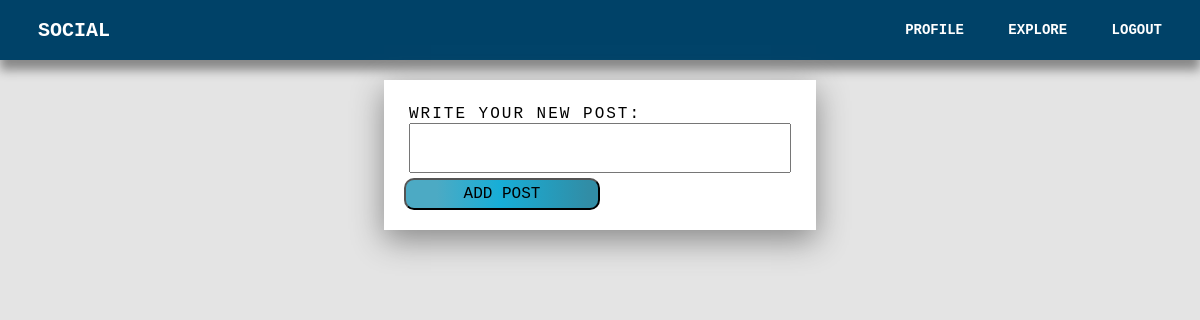
Page / (signed in) on the earlier database version.
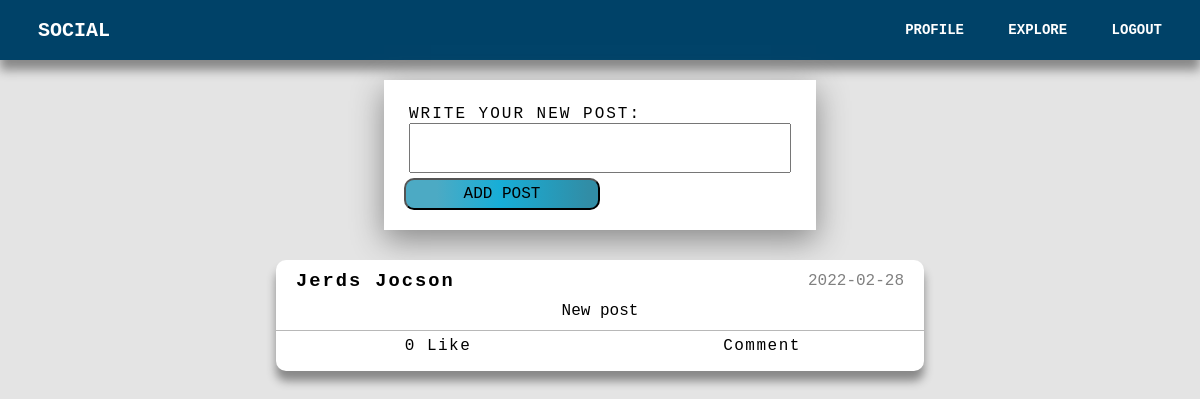
Same page on the later database version.
### tables this page shows
CREATE TABLE posts(
            id INTEGER PRIMARY KEY AUTOINCREMENT,
            content TEXT NOT NULL,
            date TIMESTAMP DEFAULT (DATETIME('now')),
            user_id INTEGER NOT NULL,
            FOREIGN KEY (user_id) REFERENCES users(id) ON DELETE CASCADE
        );

CREATE TABLE users(
            id INTEGER PRIMARY KEY AUTOINCREMENT,
            first_name TEXT NOT NULL,
            last_name TEXT NOT NULL,
            middle_name TEXT,
            email TEXT NOT NULL UNIQUE,
            profile_pic TEXT,
            password TEXT NOT NULL
        );

### SocialMediaProject/AppRoutes/Main/__init__.py (the view, shortened to what this page needs)
@main.route('/', methods=["GET", "POST"])
@login_required
def index():
    post_form = PostForm()
    posts = []
    for post in get_posts():
        posts.append(post + get_likes(post[0]))
    return render_template(
        'index.html',
        title="Home",
        post_form=post_form,
        posts=posts
    )

### SocialMediaProject/AppRoutes/Main/PostForm.py
class PostForm(FlaskForm):
    content = TextAreaField("Write your new post: ", validators=[DataRequired(), Length(max=150)])
    submit = SubmitField("Add Post")

### SocialMediaProject/AppRoutes/Auth/loading_user.py (called while the page is built)
@login_manager.user_loader
def load_user(user_id):
   conn = get_db_connection()
   curs = conn.cursor()
   curs.execute("SELECT * FROM users WHERE id=?",[user_id])
   user = curs.fetchone()
   if user is None:
      return None
   else:
      return User(user[0], user[1], user[2], user[3], user[4], user[5])

### SocialMediaProject/Database/manage_post.py (called while the page is built)
def get_likes(post_id):
    conn = get_db_connection()
    cur = conn.cursor()
    cur.execute(
        "SELECT COUNT(is_like) FROM likes WHERE post_id=?",
        [post_id]
    )
    likes = cur.fetchone()
    conn.close()
    return likes

def get_posts():
    conn = get_db_connection()
    cur = conn.cursor()
    cur.execute(
        """
            SELECT posts.id, posts.content, posts.date,
            posts.user_id, users.first_name, users.last_name
            FROM posts INNER JOIN users ON posts.user_id=users.id
            ORDER BY posts.date DESC
        """
    )
    posts = cur.fetchall()
    conn.close()
    return posts

### SocialMediaProject/Database/manage_users.py (called while the page is built)
def get_db_connection():
    conn = sqlite3.connect('social.db')
    return conn

### SocialMediaProject/templates/index.html
{% extends 'layout.html' %} {% block content %}
<div class="container">
  <form action="" method="POST">
    <div class="form-group">
      {{ post_form.content.label(class="label") }} {{
      post_form.content(class="text") }}
    </div>
    <div>{{ post_form.submit(class="btn success") }}</div>
  </form>
  {% if posts %} {% for post in posts %}
  <div class="posts-container">
    <div class="post-header">
      <h3>{{post[4]}} {{ post[5] }}</h3>
      <span>{{ post[2].split(' ')[0] }}</span>
    </div>
    <div class="posts-contents">
      <p>{{ post[1] }}</p>
    </div>
    <div class="move-posts">
      <a href="{{ url_for('main.like_post', post_id=post[0]) }}"
        ><span id="likes"> {{ post[6] }} </span> Like</a
      >
      <a href="{{ url_for('main.post', post_id=post[0]) }}">Comment</a>
    </div>
  </div>
  {% endfor %} {% endif %}
</div>
{% endblock %}

### SocialMediaProject/templates/layout.html (shortened to what this page needs)
<!DOCTYPE html>
<html lang="en">
  <head>
    <link
      rel="stylesheet"
      href="{{ url_for('static', filename='index.css') }}"
    />
    <link
      rel="stylesheet"
      href="{{ url_for('static', filename='form.css') }}"
    />
    <link
      rel="stylesheet"
      href="{{ url_for('static', filename='navigation.css') }}"
    />
    <link
      rel="stylesheet"
      href="{{ url_for('static', filename='posts.css') }}"
    />
    <link
      rel="stylesheet"
      href="{{ url_for('static', filename='admin.css') }}"
    />
    <link
      rel="stylesheet"
      href="{{ url_for('static', filename='friends.css') }}"
    />
  </head>
  <body>
     {% if current_user.is_authenticated
    %}
    <nav>
      <div class="left-container">
        <a href="{{ url_for('main.index') }}" class="nav-items">social</a>
      </div>
      <div class="right-container">
        <a href="{{ url_for('user.profile') }}" class="nav-items">profile</a>
        <a href="{{ url_for('user.follow') }}" class="nav-items">explore</a>
        <a href="{{ url_for('auth.logout') }}" class="nav-items">logout</a>
      </div>
    </nav>
    {% endif %}
    {% block content %} {% endblock %}
  </body>
</html>

### SocialMediaProject/static/index.css (style rules this page uses)
:root { --dark-color: rgb(63, 58, 58); --dark-gradient-color: linear-gradient( 90deg, rgba(63, 58, 58, 1) 16%, rgba(38, 37, 37, 1) 49%, rgba(61, 60, 60, 1) 95% ); --light-color: rgb(228, 228, 228); --light-gradient-color: linear-gradient( 90deg, rgba(182, 182, 182, 1) 16%, rgba(255, 255, 255, 1) 49%, rgba(169, 169, 169, 1) 95% ); --blue-color: rgb(76, 170, 196); --blue-gradient-color: linear-gradient( 90deg, rgba(76, 170, 196, 1) 16%, rgba(23, 174, 215, 1) 49%, rgba(49, 141, 166, 1) 95% ); --red-color: rgb(245, 142, 142); --red-gradient-color: linear-gradient( 90deg, rgba(245, 142, 142, 1) 16%, rgba(231, 82, 82, 1) 48%, rgba(220, 105, 105, 1) 95% ); --shadow: 0 10px 30px #888888; --white: white; }
body { background: var(--light-color); }
*, *::after, *::before { box-sizing: border-box; }
* { margin: 0; padding: 0; font-family: "Courier New", Courier, monospace; }
input, button, textarea, select { font: inherit; }
.success { background: var(--blue-color); background: var(--blue-gradient-color); }
.container { width: 90%; margin: 20px auto 0 auto; min-height: calc(100vh - 80px); }

### SocialMediaProject/static/form.css (style rules this page uses)
form { width: 40%; margin: auto; box-shadow: var(--shadow); padding: 20px; background-color: var(--white); }
.form-group { display: flex; flex-direction: column; margin: 5px; }
.label { letter-spacing: 2px; text-transform: uppercase; }
.btn { border-radius: 10px; width: 50%; padding: 5px 0; text-transform: uppercase; }
.text { resize: none; padding: 6px; }

### SocialMediaProject/static/navigation.css (style rules this page uses)
nav { background: rgb(0, 66, 104); }
nav { height: 60px; display: flex; text-align: center; align-items: center; box-shadow: 0 10px 10px #888888; justify-content: space-between; font-weight: bold; }
nav .left-container { margin-left: 20px; font-size: 20px; }
nav .right-container { margin-right: 20px; font-size: 14px; }
.nav-items { color: white; text-decoration: none; text-transform: uppercase; margin: 0 8px; transition: 1000ms ease; padding: 2px 10px; border-radius: 10px; }

### SocialMediaProject/static/posts.css (style rules this page uses)
.posts-container { width: 60%; margin: 30px auto 20px auto; text-align: center; box-shadow: 0 10px 10px #888888; background-color: var(--white); border-radius: 10px; padding-bottom: 10px; }
.posts-container a { text-decoration: none; color: black; padding: 5px 20px; letter-spacing: 1.5px; }
.post-header { display: flex; align-items: center; justify-content: space-between; }
.post-header h3 { letter-spacing: 2px; margin: 10px 0 0 20px; }
.post-header span { margin: 10px 20px 0 0; color: gray; }
.posts-contents { padding: 10px; }
.move-posts { display: flex; justify-content: space-around; border-top: 1px solid rgb(184, 184, 184); }
.move-posts a { width: 30%; text-decoration: none; color: black; border-radius: 10px; padding: 6px 20px; cursor: pointer; }

Differences in the rows shown:
added posts: first_name "Jerds", last_name "Jocson", date "2022-02-28", content "New post", post "0"
